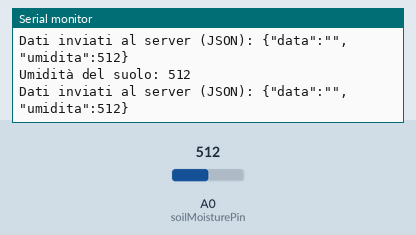
Bench run of a sketch on a simulated Arduino Uno, built with avr-gcc and run on an emulated ATmega328P. Shown: the last lines printed to the serial monitor. The inputs (shaded band) are chosen by the test bench; at power-on: A0 (soilMoisturePin) = 512. No radio packets arrive unless stated.

Above: at 4.8 s.
4.9 s: A0 (soilMoisturePin) set to 716
At 6.8 s:
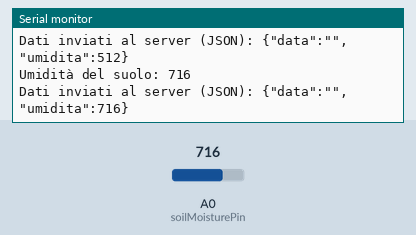
7.9 s: A0 (soilMoisturePin) set to 900
At 9.4 s:
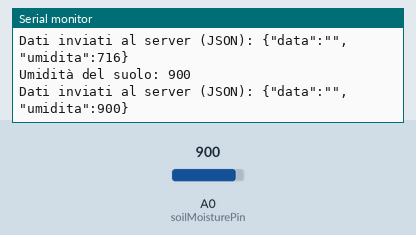
Timing chart, 0 to 10.9 s (numbered marks = the images above; inputs shaded):
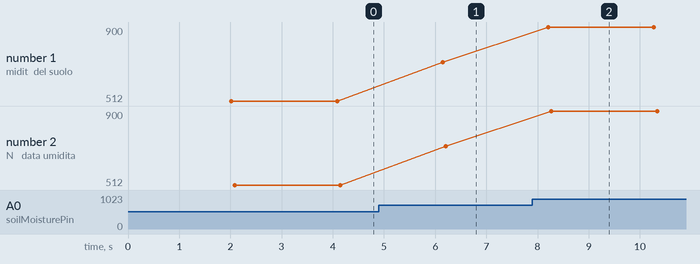

Measured:
- after the input at 4.9 s, the serial monitor: prints a new line after 1.2 s (image 1)
- after the input at 7.9 s, the serial monitor: prints a new line after 0.31 s (image 2)
- plotted number 1: 512 → 716 after the input at 4.9 s, 716 → 900 after the input at 7.9 s
- plotted number 2: 512 → 716 after the input at 4.9 s, 716 → 900 after the input at 7.9 s

The sketch:

bridge_arduino.ino
```cpp
#include <LoRa.h>
//#include <SoilMoisture.h> // Libreria per leggere i dati dal sensore di umidità del suolo probabilmente non serve
//#include <Wire.h>  // Libreria per la comunicazione I2C probabilmente non serve
#include <ArduinoJson.h>


const int soilMoisturePin = A0;  // Pin analogico a cui è collegato il sensore

const int csPin = 10;  // Pin CS del modulo LoRa
const int resetPin = 9;  // Pin di reset del modulo LoRa
const int irqPin = 2;  // Pin IRQ del modulo LoRa (può variare)


void setup() {
  Serial.begin(9600);
  while (!Serial);  //Questa riga aspetta che la comunicazione seriale sia disponibile prima di continuare l'esecuzione del programma.
  //In pratica, aspetta finché il tuo computer non stabilisce una connessione con il microcontrollore attraverso la porta seriale USB.

  if (!LoRa.begin(433E6)) { /*Inizializza il modulo LoRa con una frequenza di 433 MHz (specificata da 433E6).
  Se l'inizializzazione del modulo LoRa non è riuscita, viene eseguito while (1) che entra in un loop infinito, bloccando il programma*/
    Serial.println("Errore inizializzazione modulo LoRa");
    while (1);
  }
    Serial.println("Modulo LoRa inizializzato correttamente");

}

void loop() {
  delay(2000);

  int soilMoistureValue = leggiValoreUmiditaSuolo();

  Serial.print("Umidità del suolo: ");
  Serial.println(soilMoistureValue);

  inviaDatiAlServer(soilMoistureValue);
}

int leggiValoreUmiditaSuolo() {
  int value = analogRead(soilMoisturePin);

  return value;
}


void inviaDatiAlServer(int valoreUmiditaSuolo) {
  String dataCorrente = ""; //sarà il master ad aggiungere l'ora e la data

  // Crea un oggetto JSON
  DynamicJsonDocument jsonDocument(128);  // 128 è la dimensione del JSON, l'ho messo piccolo senza saper nè leggere nè scrivere perchè arduino ha poca memoria
  jsonDocument["data"] = dataCorrente;
  jsonDocument["umidita"] = valoreUmiditaSuolo;

  // conversione dell'oggetto JSON in una stringa
  String jsonString;
  serializeJson(jsonDocument, jsonString);

  // Invia i dati attraverso LoRa
  LoRa.beginPacket();
  LoRa.print(jsonString);
  LoRa.endPacket();

  Serial.println("Dati inviati al server (JSON): " + jsonString);
}
```
